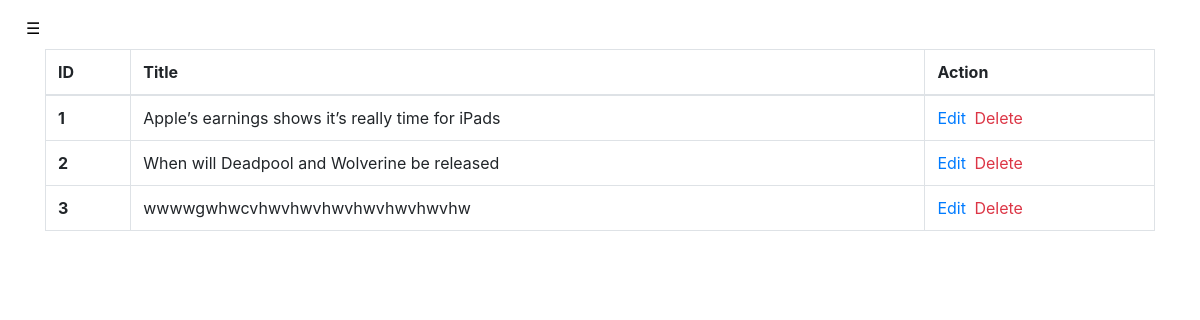
The page /dashboard/list-blog (signed in) on the database its author committed.
### posts/models.py (models this page shows, shortened)
class Post(models.Model):
    created_at = models.DateField(auto_now_add=True)
    author = models.ForeignKey(User, on_delete=models.CASCADE)
    body_text = models.TextField()
    title = models.CharField(max_length=50)
    slug = models.SlugField(unique=True, default='', editable=False)
    img = models.ImageField(upload_to='images')
    edit_permission = models.IntegerField(choices=PERMISSION_CHOICES, default=1)
    categories = models.ManyToManyField(Category, default='uncategorized')
    class Meta:
        ordering = ('created_at',)

### dashboard/views.py (the view)
# urls.py: path('list-blog', views.ListsBlog.as_view(), name='lists_blog'),
class ListsBlog(ListView):
    model = Post
    template_name = 'dashboard/lists-blog.html'
    context_object_name = 'blog_lists'
    paginate_by = 7
    @method_decorator(login_required(login_url='/account/login'))
    def dispatch(self, request, *args, **kwargs):
        return super().dispatch(request, *args, **kwargs)
    def get_queryset(self):
        if self.request.user.is_superuser:
            result = self.model.objects.all()
        else:
            result = self.model.objects.filter(
                    Q(author=self.request.user) | Q(edit_permission=0)
            )
        return result

### dashboard/templates/dashboard/lists-blog.html (shortened to what this page needs)
{% include 'dashboard/index.html' %}
{% load my_filter %}
<div class='container mt-2'>
    <div class='table-responsive-sm'>
        <table class='table table-bordered'>
            <thead>
                <tr>
                    <th scope='col'>ID</th>
                    <th scope="col">Title</th>
                    <th scope="col">Action</th>
                </tr>
            </thead>
            <tbody>
                {% for blog in blog_lists %}
                <tr>
                    <th scope='row'>{{blog.id}}</th>
                    <td>{{blog.title}}</td>
                    <td>
                        <a href='{% url "dashboard:edit_blog" blog.id %}' class='mr-1'>Edit</a>
                        <a href='{% url "dashboard:delete_blog" blog.id %}' class='text-danger'>Delete</a>
                    </td>
                </tr>
                {% endfor %}
            </tbody>
        </table>
    </div>
</div>

### rows shown on the page
Post: id "1", title "Apple’s earnings shows it’s really time for iPads"
Post: id "2", title "When will Deadpool and Wolverine be released"
Post: id "3", title "wwwwgwhwcvhwvhwvhwvhwvhwvhwvhw"
